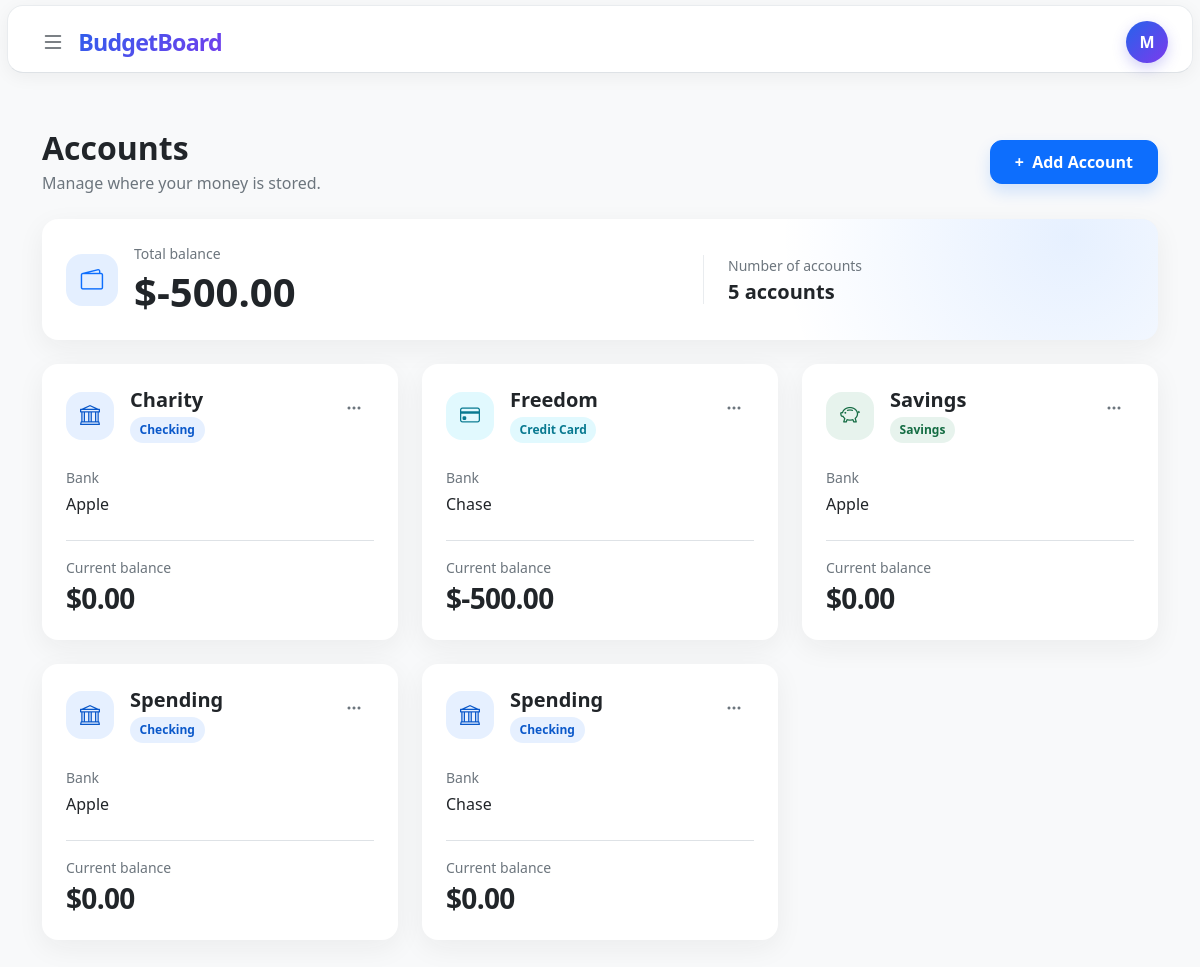
Page /accounts (signed in) on the committed database.
### tables this page shows
CREATE TABLE accounts(
    id INTEGER PRIMARY KEY AUTOINCREMENT,
    user_id INTEGER NOT NULL,
    name TEXT NOT NULL,
    type TEXT NOT NULL CHECK (
        type IN (
            'checking',
            'savings',
            'cash',
            'credit card',
            'investment',
            'other'
        )
    ),
    bank TEXT,
    created_at DATETIME NOT NULL DEFAULT CURRENT_TIMESTAMP,

    FOREIGN KEY (user_id) REFERENCES users(id)
);

### app.py (the view, shortened to what this page needs)
@app.route("/accounts", methods=["GET", "POST"])
def accounts():
    if request.method == "GET":
        user_id = session["user_id"]
        account_rows = db.execute(
            """
            SELECT
                accounts.id,
                accounts.name,
                accounts.type,
                accounts.bank,
                COALESCE(income_totals.total_income, 0) AS total_income,
                COALESCE(expense_totals.total_expenses, 0) AS total_expenses
            FROM accounts

            LEFT JOIN (
                SELECT
                    account_id,
                    SUM(amount) AS total_income
                FROM income
                WHERE user_id = ?
                GROUP BY account_id
            ) AS income_totals
                ON income_totals.account_id = accounts.id

            LEFT JOIN (
                SELECT
                    account_id,
                    SUM(amount) AS total_expenses
                FROM expenses
                WHERE user_id = ?
                GROUP BY account_id
            ) AS expense_totals
                ON expense_totals.account_id = accounts.id

            WHERE accounts.user_id = ?
            ORDER BY accounts.name
            """,
            user_id,
            user_id,
            user_id
        )
        total_balance = 0
        for account in account_rows:
            account["balance"] = (
                account["total_income"] - account["total_expenses"]
            )
            total_balance += account["balance"]
        return render_template(
            "accounts.html",
            accounts=account_rows,
            total_balance=total_balance,
            account_count=len(account_rows)
        )

### helpers.py (called while the page is built)
def usd(value):
    return f"${value:,.2f}"

### templates/accounts.html (shortened to what this page needs)
{% extends "layout.html" %}
{% block main %}
    <section class="accounts-page py-4 py-lg-5">
        <div class="container-xl">
            <div class="d-flex flex-column flex-sm-row align-items-sm-center justify-content-between gap-3 mb-4">
                <div>
                    <h1 class="h2 fw-bold mb-1">Accounts</h1>
                    <p class="text-secondary mb-0">Manage where your money is stored.</p>
                </div>
                <button
                    class="btn btn-primary accounts-add-button align-self-start align-self-sm-center px-4"
                    type="button"
                    data-bs-toggle="modal"
                    data-bs-target="#addAccountModal"
                >
                    <span class="me-1" aria-hidden="true">+</span> Add Account
                </button>
            </div>
            <div class="card accounts-summary-card border-0 mb-4">
                <div class="card-body p-4">
                    <div class="row align-items-center g-4">
                        <div class="col-sm-7">
                            <div class="d-flex align-items-center gap-3">
                                <div class="accounts-summary-icon" aria-hidden="true">
                                    <i class="bi bi-wallet2"></i>
                                </div>
                                <div>
                                    <p class="text-secondary small mb-1">Total balance</p>
                                    <p class="display-6 fw-bold mb-0">{{ total_balance | usd }}</p>
                                </div>
                            </div>
                        </div>
                        <div class="col-sm-5">
                            <div class="accounts-summary-detail ps-sm-4">
                                <p class="text-secondary small mb-1">Number of accounts</p>
                                <p class="h5 fw-semibold mb-0">{{ account_count }} account{% if account_count != 1 %}s{% endif %}</p>
                            </div>
                        </div>
                    </div>
                </div>
            </div>
            <div class="row g-4">
                {% for account in accounts %}
                    <div class="col-12 col-md-6 col-xl-4">
                        <article class="card account-card border-0 h-100">
                            <div class="card-body p-4">
                                <div class="d-flex align-items-start justify-content-between gap-3 mb-4">
                                    <div class="d-flex align-items-center gap-3 min-w-0">
                                        <div class="account-icon account-icon-{{ account.type | replace(' ', '-') }}" aria-hidden="true">
                                            {% if account.type == "checking" %}
                                                <i class="bi bi-bank"></i>
                                            {% elif account.type == "savings" %}
                                                <i class="bi bi-piggy-bank"></i>
                                            {% elif account.type == "cash" %}
                                                <i class="bi bi-cash-stack"></i>
                                            {% elif account.type == "credit card" %}
                                                <i class="bi bi-credit-card"></i>
                                            {% elif account.type == "investment" %}
                                                <i class="bi bi-graph-up-arrow"></i>
                                            {% else %}
                                                <i class="bi bi-wallet2"></i>
                                            {% endif %}
                                        </div>
                                        <div class="min-w-0">
                                            <h2 class="h5 fw-bold text-truncate mb-1">{{ account.name }}</h2>
                                            <span class="account-type account-type-{{ account.type | replace(' ', '-') }}">
                                                {{ account.type | title }}
                                            </span>
                                        </div>
                                    </div>
                                    <div class="dropdown">
                                        <button
                                            class="btn account-menu-button"
                                            type="button"
                                            data-bs-toggle="dropdown"
                                            aria-expanded="false"
                                            aria-label="Open {{ account.name }} account menu"
                                        >
                                            <i class="bi bi-three-dots"></i>
                                        </button>
                                    </div>
                                </div>
                                <p class="text-secondary small mb-1">Bank</p>
                                <p class="fw-medium mb-4">{{ account.bank or "None" }}</p>
                                <div class="account-balance pt-3 border-top">
                                    <p class="text-secondary small mb-1">Current balance</p>
                                    <p class="h3 fw-bold mb-0">{{ account.balance | usd }}</p>
                                </div>
                            </div>
                        </article>
                    </div>
                {% endfor %}
            </div>
        </div>
    </section>
{% endblock %}

### templates/layout.html (shortened to what this page needs)
<!DOCTYPE html>
<html lang="en">
<head>
    <link
        href="https://cdn.jsdelivr.net/npm/bootstrap@5.3.8/dist/css/bootstrap.min.css"
        rel="stylesheet"
    >
    <link
        rel="stylesheet"
        href="https://cdn.jsdelivr.net/npm/bootstrap-icons@1.13.1/font/bootstrap-icons.min.css"
    >
    <link
        rel="stylesheet"
        href="{{ url_for('static', filename='style.css') }}"
    >
</head>
<body>
    <header class="top-bar border-bottom bg-white">
        <div class="container-fluid px-4">
            <div class="d-flex align-items-center justify-content-between"
                 style="height: 72px;">
                <div class="d-flex align-items-center gap-3">
                    {% if session.get("user_id") %}
                        <button
                            class="btn menu-button"
                            type="button"
                            data-bs-toggle="offcanvas"
                            data-bs-target="#navigation"
                            aria-controls="navigation"
                            aria-label="Open navigation"
                        >
                            <i class="bi bi-list fs-4"></i>
                        </button>
                    {% endif %}
                    <a href="/" class="brand text-decoration-none" id="{% if session.get('user_id') %}title-li{% else %}title-lo{% endif %}">
                    </a>
                </div>
                <div class="d-flex align-items-center ms-auto">
                    {% if session.get("user_id") %}
                        <div class="dropdown">
                            <button
                                class="btn profile-button dropdown-toggle"
                                type="button"
                                data-bs-toggle="dropdown"
                                aria-expanded="false"
                                aria-label="Open account menu"
                            >
                                {{ session.get("username", "U")[0] | upper }}
                            </button>
                        </div>
                    {% endif %}
                </div>
            </div>
        </div>
    </header>
    <main>
        {% block main %}
        {% endblock %}
    </main>
</body>
</html>

### static/style.css (style rules this page uses)
body { background-color: #f8f9fa; color: #212529; }
.top-bar { position: relative; margin: 5px 7px 0; height: 68px; background: #ffffff; border: 1px solid #e9ecef; border-radius: 16px; box-shadow: 0 4px 18px rgba(0, 0, 0, 0.05); }
#title-li { position: absolute; left: 12%; transform: translateX(-50%); }
.brand { display: inline-flex; align-items: center; padding: 8px 14px; font-size: 1.45rem; font-weight: 750; letter-spacing: -0.8px; background: linear-gradient( 135deg, #2563eb, #7c3aed ); background-clip: text; -webkit-background-clip: text; color: transparent; -webkit-text-fill-color: transparent; border-radius: 12px; transition: transform 0.2s ease, opacity 0.2s ease; }
.menu-button { width: 42px; height: 42px; display: flex; align-items: center; justify-content: center; border: none; border-radius: 12px; color: #495057; transition: all 0.2s ease; }
.profile-button { width: 42px; height: 42px; display: inline-flex; align-items: center; justify-content: center; padding: 0; color: #ffffff; background: linear-gradient(135deg, #2563eb, #7c3aed); border: 0; border-radius: 50%; font-size: 1rem; font-weight: 700; box-shadow: 0 5px 14px rgba(79, 70, 229, 0.25); transition: transform 0.15s ease, box-shadow 0.15s ease; }
.profile-button::after { display: none; }
main { min-height: calc(100vh - 80px); padding-top: 8px; }
.accounts-page { min-height: calc(100vh - 72px); background-color: #f8f9fa; }
.accounts-add-button { min-height: 2.75rem; border-radius: 0.75rem; font-weight: 600; box-shadow: 0 0.5rem 1rem rgba(13, 110, 253, 0.16); }
.accounts-summary-card, .account-card { border-radius: 1rem; background-color: #fff; box-shadow: 0 0.5rem 1.75rem rgba(33, 37, 41, 0.06); }
.accounts-summary-card { background: radial-gradient(circle at 92% 15%, rgba(13, 110, 253, 0.1), transparent 18rem), #fff; }
.accounts-summary-icon, .account-icon { display: grid; flex: 0 0 auto; place-items: center; border-radius: 1rem; }
.accounts-summary-icon { width: 3.25rem; height: 3.25rem; background-color: rgba(13, 110, 253, 0.11); color: #0d6efd; font-size: 1.4rem; }
.accounts-summary-detail { border-left: 1px solid #e9ecef; }
.account-card { transition: transform 0.2s ease, box-shadow 0.2s ease; }
.account-icon { width: 3rem; height: 3rem; font-size: 1.25rem; }
.account-icon-checking, .account-type-checking { background-color: rgba(13, 110, 253, 0.1); color: #0a58ca; }
.account-icon-savings, .account-type-savings { background-color: rgba(25, 135, 84, 0.1); color: #146c43; }
.account-icon-credit-card, .account-type-credit-card { background-color: rgba(13, 202, 240, 0.12); color: #087990; }
.account-type { display: inline-flex; align-items: center; padding: 0.25rem 0.6rem; border-radius: 999px; font-size: 0.75rem; font-weight: 600; white-space: nowrap; }
.account-menu-button { display: grid; width: 2.5rem; height: 2.5rem; padding: 0; place-items: center; border: 0; border-radius: 0.7rem; color: #6c757d; }
.account-balance .h3 { letter-spacing: -0.025em; }
.min-w-0 { min-width: 0; }

### rows in the picture
accounts: name "Charity", type "Checking", bank "Apple", balance "$0.00"
accounts: name "Freedom", type "Credit Card", bank "Chase", balance "$-500.00"
accounts: name "Savings", type "Savings", bank "Apple", balance "$0.00"
accounts: name "Spending", type "Checking", bank "Apple", balance "$0.00"
accounts: name "Spending", type "Checking", bank "Chase", balance "$0.00"

### other values in the picture
{{ session.get("username", "U")[0] | upper }} "M"
{{ total_balance | usd }} "$-500.00"
{{ account_count }} "5"
